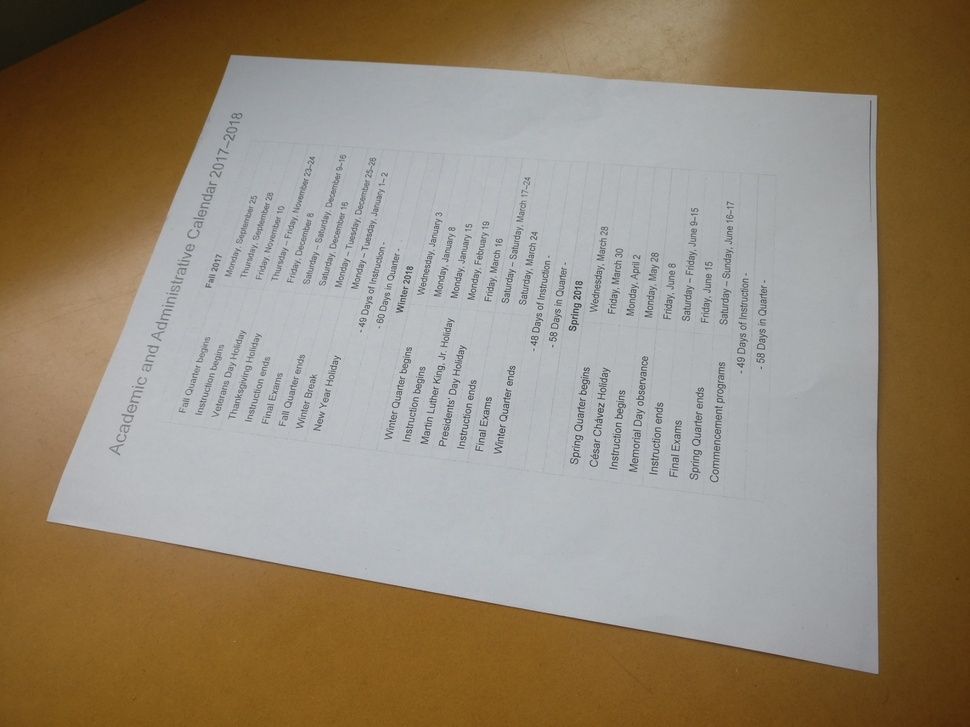
#> input picture computer_vision/photo.jpeg, 970 x 727 px, shrunk from 2148 x 1611 before the run
$ python -i canny_edge.py   (imports and definitions only)
#> lines starting #> are read from the running program, lines starting #| are printed output that depends on the picture
import numpy as np
from scipy import ndimage
from scipy.ndimage.filters import convolve
from scipy import misc

class CannyEdge:
    def __init__(self, sigma=2, kernel_size=5, weak_pixel=75, strong_pixel=255, lowthreshold=0.05, highthreshold=0.15):
        self.img_smoothed = None
        self.gradientMat = None
        self.thetaMat = None
        self.nonMaxImg = None
        self.thresholdImg = None
        self.weak_pixel = weak_pixel
        self.strong_pixel = strong_pixel
        self.sigma = sigma
        self.kernel_size = kernel_size
        self.lowThreshold = lowthreshold
        self.highThreshold = highthreshold

    def gaussian_kernel(self, size, sigma=2):
        size = int(size) // 2
        x, y = np.mgrid[-size:size+1, -size:size+1]
        normal = 1 / (2.0 * np.pi * sigma**2)
        g =  np.exp(-((x**2 + y**2) / (2.0*sigma**2))) * normal
        return g

    def sobel_filters(self, img):
        Kx = np.array([[-1, 0, 1], [-2, 0, 2], [-1, 0, 1]], np.float32)
        Ky = np.array([[1, 2, 1], [0, 0, 0], [-1, -2, -1]], np.float32)

        Ix = convolve(img, Kx)
        Iy = convolve(img, Ky)

        G = np.hypot(Ix, Iy)
        G = G / G.max() * 255
        theta = np.arctan2(Iy, Ix)
        return (G, theta)

    def non_max_suppression(self, img, D):
        M, N = img.shape
        Z = np.zeros((M,N), dtype=np.int32)
        angle = D * 180. / np.pi
        angle[angle < 0] += 180

        for i in range(1,M-1):
            for j in range(1,N-1):
                try:
                    q = 255
                    r = 255

                   #angle 0
                    if (0 <= angle[i,j] < 22.5) or (157.5 <= angle[i,j] <= 180):
                        q = img[i, j+1]
                        r = img[i, j-1]
                    #angle 45
                    elif (22.5 <= angle[i,j] < 67.5):
                        q = img[i+1, j-1]
                        r = img[i-1, j+1]
                    #angle 90
                    elif (67.5 <= angle[i,j] < 112.5):
                        q = img[i+1, j]
                        r = img[i-1, j]
                    #angle 135
                    elif (112.5 <= angle[i,j] < 157.5):
                        q = img[i-1, j-1]
                        r = img[i+1, j+1]

                    if (img[i,j] >= q) and (img[i,j] >= r):
                        Z[i,j] = img[i,j]
                    else:
                        Z[i,j] = 0


                except IndexError as e:
                    pass

        return Z

    def threshold(self, img):

        highThreshold = img.max() * self.highThreshold
        lowThreshold = highThreshold * self.lowThreshold

        M, N = img.shape
        res = np.zeros((M,N), dtype=np.int32)

        weak = np.int32(self.weak_pixel)
        strong = np.int32(self.strong_pixel)

        strong_i, strong_j = np.where(img >= highThreshold)
        zeros_i, zeros_j = np.where(img < lowThreshold)

        weak_i, weak_j = np.where((img <= highThreshold) & (img >= lowThreshold))

        res[strong_i, strong_j] = strong
        res[weak_i, weak_j] = weak

        return (res)

    def hysteresis(self, img):

        M, N = img.shape
        weak = self.weak_pixel
        strong = self.strong_pixel

        for i in range(1, M-1):
            for j in range(1, N-1):
                if (img[i,j] == weak):
                    try:
                        if ((img[i+1, j-1] == strong) or (img[i+1, j] == strong) or (img[i+1, j+1] == strong)
                            or (img[i, j-1] == strong) or (img[i, j+1] == strong)
                            or (img[i-1, j-1] == strong) or (img[i-1, j] == strong) or (img[i-1, j+1] == strong)):
                            img[i, j] = strong
                        else:
                            img[i, j] = 0
                    except IndexError as e:
                        pass

        return img

    def detect(self, img):
        self.img_smoothed = convolve(img, self.gaussian_kernel(self.kernel_size, self.sigma))
        self.gradientMat, self.thetaMat = self.sobel_filters(self.img_smoothed)
        self.nonMaxImg = self.non_max_suppression(self.gradientMat, self.thetaMat)
        self.thresholdImg = self.threshold(self.nonMaxImg)
        img_final = self.hysteresis(self.thresholdImg)
        return img_final

>>> import cv2
>>> picture = cv2.imread('computer_vision/photo.jpeg', cv2.IMREAD_GRAYSCALE)
#> picture: shape (727, 970); min 18, max 220, mean 137.6
>>> result = CannyEdge().detect(picture)
#> in detect, `self.img_smoothed = convolve(img, self.gaussian_kernel(self.kernel_siz..`:
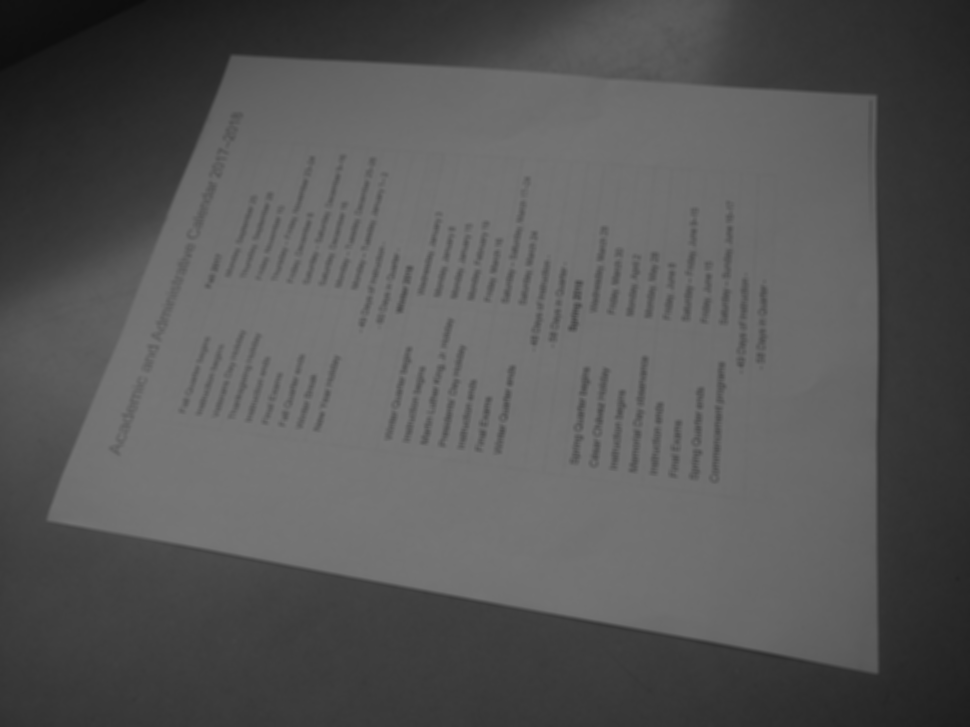
#> self.img_smoothed: shape (727, 970); min 13, max 120, mean 86.2
#> in sobel_filters, `Ix = convolve(img, Kx)`:
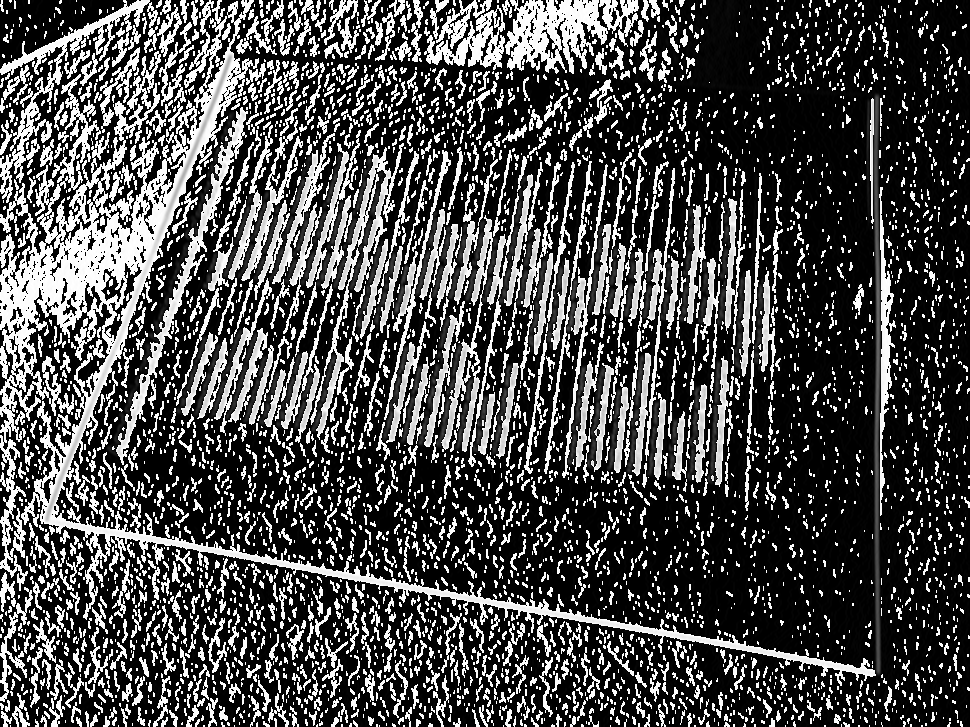
#> Ix: shape (727, 970); min 0, max 255, mean 75.6
#> in sobel_filters, `G = np.hypot(Ix, Iy)`:
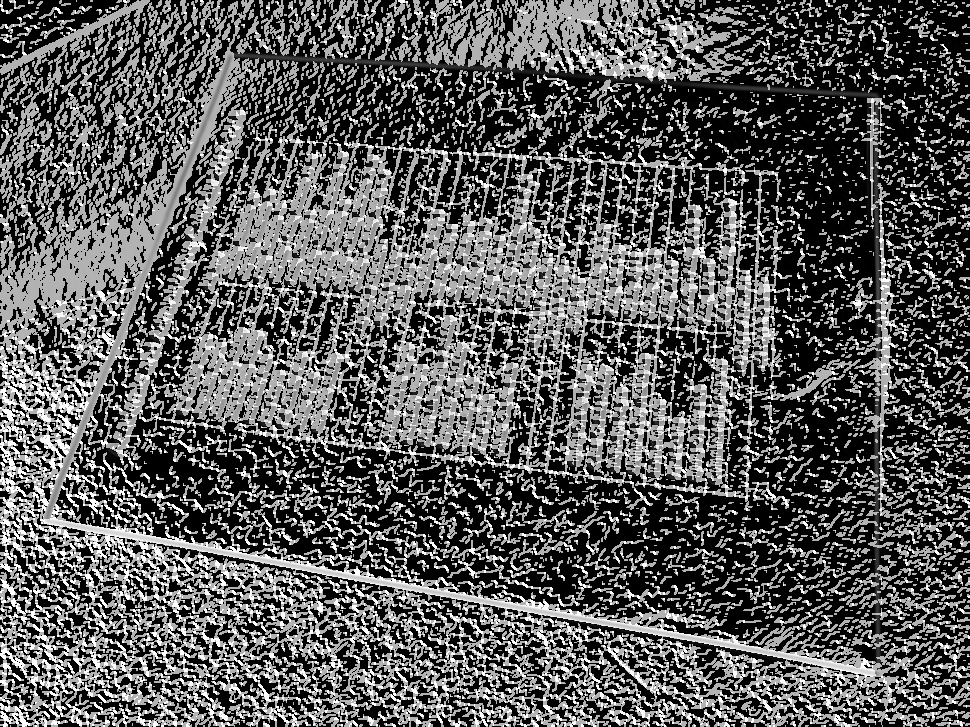
#> G: shape (727, 970) float16; min 0, max 360.5, mean 128; drawn with min black and max white
#> in sobel_filters, `theta = np.arctan2(Iy, Ix)`:
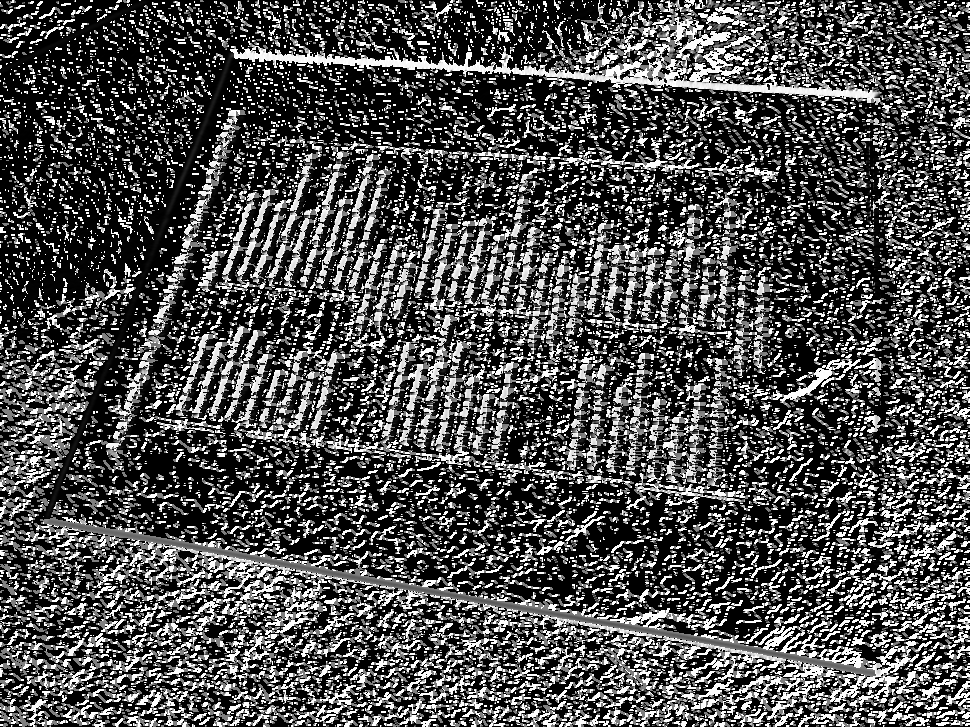
#> theta: shape (727, 970) float16; min 0, max 1.57, mean 0.49; drawn with min black and max white
#> after the loop in non_max_suppression, `for i in range(1,M-1):`:
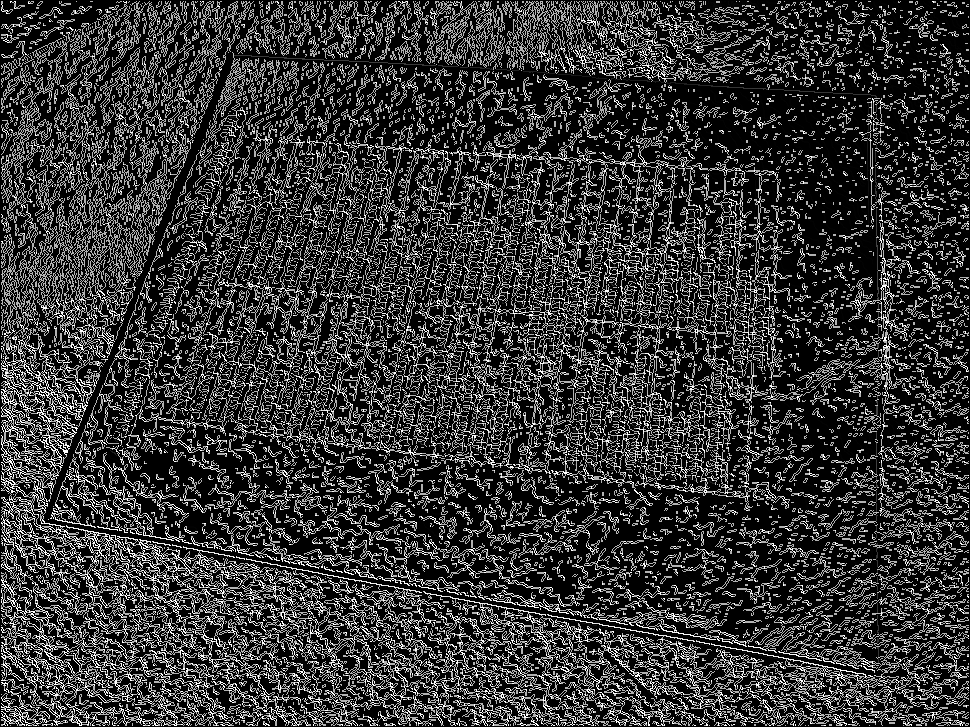
#> Z: shape (727, 970) int32; min 0, max 255, mean 55.1
#> in threshold, `highThreshold = img.max() * self.highThreshold`: highThreshold = 38.25
#> in threshold, `lowThreshold = highThreshold * self.lowThreshold`: lowThreshold = 1.91
#> after the loop in hysteresis, `for i in range(1, M-1):`:
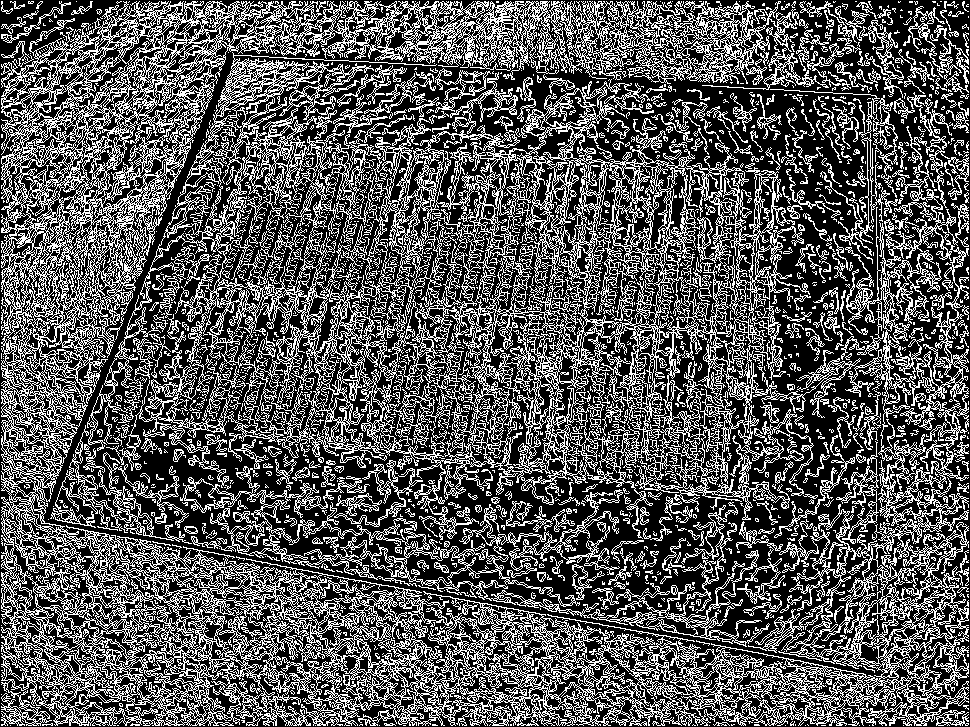
#> img: shape (727, 970) int32; 34.2% white in thin lines or dots
